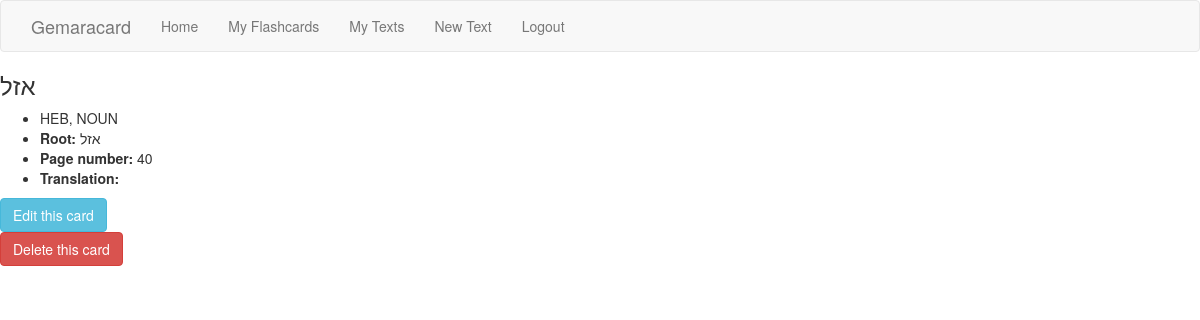
Screenshot of /flashcard/8/ (signed in) with the database file from the repository.
### flashcard/models.py (models this page shows, shortened)
class Flashcard(models.Model):
    vocab_term = models.CharField(max_length=200, blank=False)
    HEBREW = 'HEB'
    ARAMAIC = 'ARAM'
    LOANWORD = 'LW'
    LANGUAGE_CHOICES = (
        (HEBREW, 'Hebrew'),
        (ARAMAIC, 'Aramaic'),
        (LOANWORD, 'Loanword')
    )
    language = models.CharField(
        max_length=4,
        choices=LANGUAGE_CHOICES,
        default=HEBREW,
    )
    loanword_language = models.TextField(blank=True)
    VERB = 'VERB'
    NOUN = 'NOUN'
    ADJECTIVE = 'ADJ'
    PREPOSITION = 'PREP'
    ADVERB = 'ADV'
    OTHER = 'OTHER'
    POS_CHOICES = (
        (VERB, 'Verb'),
        (NOUN, 'Noun'),
        (ADJECTIVE, 'Adjective'),
        (PREPOSITION, 'Preposition'),
        (ADVERB, 'Adverb'),
        (OTHER, 'Other'),
    )
    part_of_speech = models.CharField(
        max_length=5,
        choices=POS_CHOICES,
        default=NOUN,
    )
    root = models.CharField(max_length=4, blank=True)
    page_number = models.IntegerField(blank=True, default=0)
    translation = models.TextField(blank=True)
    notes = models.TextField(blank=True)
    published_date = models.DateTimeField(auto_now=True)
    author = models.ForeignKey(User)
    def __str__(self):
        return self.vocab_term

### flashcard/views.py (the view)
# urls.py: url(r'^flashcard/(?P<pk>\d+)/$', flashcard_detail, name='flashcard_detail'),
@login_required
def flashcard_detail(request, pk):
    try:
        card = Flashcard.objects.get(pk=pk, author=request.user)
    except Flashcard.DoesNotExist:
        raise Http404
    context = {'card': card}
    return render(request, 'flashcard.html', context)

### flashcard/templates/flashcard.html (shortened to what this page needs)
{% extends "base.html" %}
{% block content %}
<div class="flashcard">
  <h3>{{ card }}</h3>
  <ul>
    {% if card.loanword_language %}
    <li>{{ card.loanword_language }}, {{ card.part_of_speech }}</li>
    {% else %}
    <li>{{ card.language }}, {{ card.part_of_speech }}</li>
    {% endif %}
    <li><strong>Root:</strong> {{ card.root }}</li>
    {% if card.page_number %}
      <li><strong>Page number:</strong> {{ card.page_number }}</li>
    {% endif %}
    <li><strong>Translation:</strong> {{ card.translation }}</li>
  </ul>
</div>
<div class="btn-div">
  <a class="btn btn-info" href="{% url 'edit' card.pk %}" role="button">Edit this card</a>
</div>
<div class="btn-div">
  <a class="btn btn-danger" href="{% url 'delete' card.pk %}" role="button">Delete this card</a>
</div>
{% endblock %}

### rows the page displays
Flashcard: vocab_term "אזל", language "HEB", part_of_speech "NOUN", root "אזל", page_number "40"
